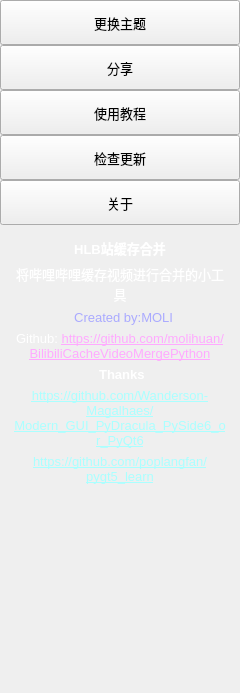
                 <widget class="QFrame" name="extraRightBox">
                  <property name="minimumSize">
                   <size>
                    <width>0</width>
                    <height>0</height>
                   </size>
                  </property>
                  <property name="maximumSize">
                   <size>
                    <width>0</width>
                    <height>16777215</height>
                   </size>
                  </property>
                  <property name="frameShape">
                   <enum>QFrame::NoFrame</enum>
                  </property>
                  <property name="frameShadow">
                   <enum>QFrame::Raised</enum>
                  </property>
                  <layout class="QVBoxLayout" name="verticalLayout_7">
                   <property name="spacing">
                    <number>0</number>
                   </property>
                   <property name="leftMargin">
                    <number>0</number>
                   </property>
                   <property name="topMargin">
                    <number>0</number>
                   </property>
                   <property name="rightMargin">
                    <number>0</number>
                   </property>
                   <property name="bottomMargin">
                    <number>0</number>
                   </property>
                   <item>
                    <widget class="QFrame" name="themeSettingsTopDetail">
                     <property name="maximumSize">
                      <size>
                       <width>16777215</width>
                       <height>3</height>
                      </size>
                     </property>
                     <property name="frameShape">
                      <enum>QFrame::NoFrame</enum>
                     </property>
                     <property name="frameShadow">
                      <enum>QFrame::Raised</enum>
                     </property>
                    </widget>
                   </item>
                   <item>
                    <widget class="QFrame" name="contentSettings">
                     <property name="frameShape">
                      <enum>QFrame::NoFrame</enum>
                     </property>
                     <property name="frameShadow">
                      <enum>QFrame::Raised</enum>
                     </property>
                     <layout class="QVBoxLayout" name="verticalLayout_13">
                      <property name="spacing">
                       <number>0</number>
                      </property>
                      <property name="leftMargin">
                       <number>0</number>
                      </property>
                      <property name="topMargin">
                       <number>0</number>
                      </property>
                      <property name="rightMargin">
                       <number>0</number>
                      </property>
                      <property name="bottomMargin">
                       <number>0</number>
                      </property>
                      <item alignment="Qt::AlignTop">
                       <widget class="QFrame" name="topMenus">
                        <property name="frameShape">
                         <enum>QFrame::NoFrame</enum>
                        </property>
                        <property name="frameShadow">
                         <enum>QFrame::Raised</enum>
                        </property>
                        <layout class="QVBoxLayout" name="verticalLayout_14">
                         <property name="spacing">
                          <number>0</number>
                         </property>
                         <property name="leftMargin">
                          <number>0</number>
                         </property>
                         <property name="topMargin">
                          <number>0</number>
                         </property>
                         <property name="rightMargin">
                          <number>0</number>
                         </property>
                         <property name="bottomMargin">
                          <number>0</number>
                         </property>
                         <item>
                          <widget class="QPushButton" name="btn_change_theme">
                           <property name="sizePolicy">
                            <sizepolicy hsizetype="Expanding" vsizetype="Fixed">
                             <horstretch>0</horstretch>
                             <verstretch>0</verstretch>
                            </sizepolicy>
                           </property>
                           <property name="minimumSize">
                            <size>
                             <width>0</width>
                             <height>45</height>
                            </size>
                           </property>
                           <property name="font">
                            <font>
                             <family>Segoe UI</family>
                             <pointsize>10</pointsize>
                             <italic>false</italic>
                             <bold>false</bold>
                            </font>
                           </property>
                           <property name="cursor">
                            <cursorShape>PointingHandCursor</cursorShape>
                           </property>
                           <property name="layoutDirection">
                            <enum>Qt::LeftToRight</enum>
                           </property>
                           <property name="styleSheet">
                            <string notr="true">background-image: url(:/res/images/icons/cil-loop.png);</string>
                           </property>
                           <property name="text">
                            <string>更换主题</string>
                           </property>
                          </widget>
                         </item>
                         <item>
                          <widget class="QPushButton" name="btn_share">
                           <property name="sizePolicy">
                            <sizepolicy hsizetype="Expanding" vsizetype="Fixed">
                             <horstretch>0</horstretch>
                             <verstretch>0</verstretch>
                            </sizepolicy>
                           </property>
                           <property name="minimumSize">
                            <size>
                             <width>0</width>
                             <height>45</height>
                            </size>
                           </property>
                           <property name="font">
                            <font>
                             <family>Segoe UI</family>
                             <pointsize>10</pointsize>
                             <italic>false</italic>
                             <bold>false</bold>
                            </font>
                           </property>
                           <property name="cursor">
                            <cursorShape>PointingHandCursor</cursorShape>
                           </property>
                           <property name="layoutDirection">
                            <enum>Qt::LeftToRight</enum>
                           </property>
                           <property name="styleSheet">
                            <string notr="true">background-image: url(:/res/images/icons/cil-share-boxed.png);</string>
                           </property>
                           <property name="text">
                            <string>分享</string>
                           </property>
                          </widget>
                         </item>
                         <item>
                          <widget class="QPushButton" name="btn_help">
                           <property name="sizePolicy">
                            <sizepolicy hsizetype="Expanding" vsizetype="Fixed">
                             <horstretch>0</horstretch>
                             <verstretch>0</verstretch>
                            </sizepolicy>
                           </property>
                           <property name="minimumSize">
                            <size>
                             <width>0</width>
                             <height>45</height>
                            </size>
                           </property>
                           <property name="font">
                            <font>
                             <family>Segoe UI</family>
                             <pointsize>10</pointsize>
                             <italic>false</italic>
                             <bold>false</bold>
                            </font>
                           </property>
                           <property name="cursor">
                            <cursorShape>PointingHandCursor</cursorShape>
                           </property>
                           <property name="layoutDirection">
                            <enum>Qt::LeftToRight</enum>
                           </property>
                           <property name="styleSheet">
                            <string notr="true">background-image: url(:/res/images/icons/cil-notes.png);</string>
                           </property>
                           <property name="text">
                            <string>使用教程</string>
                           </property>
                          </widget>
                         </item>
                         <item>
                          <widget class="QPushButton" name="btn_check_update">
                           <property name="sizePolicy">
                            <sizepolicy hsizetype="Expanding" vsizetype="Fixed">
                             <horstretch>0</horstretch>
                             <verstretch>0</verstretch>
                            </sizepolicy>
                           </property>
                           <property name="minimumSize">
                            <size>
                             <width>0</width>
                             <height>45</height>
                            </size>
                           </property>
                           <property name="font">
                            <font>
                             <family>Segoe UI</family>
                             <pointsize>10</pointsize>
                             <italic>false</italic>
                             <bold>false</bold>
                            </font>
                           </property>
                           <property name="cursor">
                            <cursorShape>PointingHandCursor</cursorShape>
                           </property>
                           <property name="layoutDirection">
                            <enum>Qt::LeftToRight</enum>
                           </property>
                           <property name="styleSheet">
                            <string notr="true">background-image: url(:/res/images/icons/cil-transfer.png);</string>
                           </property>
                           <property name="text">
                            <string>检查更新</string>
                           </property>
                          </widget>
                         </item>
                         <item>
                          <widget class="QPushButton" name="btn_about_me">
                           <property name="sizePolicy">
                            <sizepolicy hsizetype="Expanding" vsizetype="Fixed">
                             <horstretch>0</horstretch>
                             <verstretch>0</verstretch>
                            </sizepolicy>
                           </property>
                           <property name="minimumSize">
                            <size>
                             <width>0</width>
                             <height>45</height>
                            </size>
                           </property>
                           <property name="font">
                            <font>
                             <family>Segoe UI</family>
                             <pointsize>10</pointsize>
                             <italic>false</italic>
                             <bold>false</bold>
                            </font>
                           </property>
                           <property name="cursor">
                            <cursorShape>PointingHandCursor</cursorShape>
                           </property>
                           <property name="layoutDirection">
                            <enum>Qt::LeftToRight</enum>
                           </property>
                           <property name="styleSheet">
                            <string notr="true">background-image: url(:/res/images/icons/cil-mood-very-good.png);</string>
                           </property>
                           <property name="text">
                            <string>关于</string>
                           </property>
                          </widget>
                         </item>
                         <item>
                          <widget class="QFrame" name="extraCenter">
                           <property name="frameShape">
                            <enum>QFrame::NoFrame</enum>
                           </property>
                           <property name="frameShadow">
                            <enum>QFrame::Raised</enum>
                           </property>
                           <layout class="QVBoxLayout" name="verticalLayout_10">
                            <item>
                             <widget class="QTextEdit" name="text_about">
                              <property name="minimumSize">
                               <size>
                                <width>222</width>
                                <height>450</height>
                               </size>
                              </property>
                              <property name="styleSheet">
                               <string notr="true">background: transparent;</string>
                              </property>
                              <property name="frameShape">
                               <enum>QFrame::NoFrame</enum>
                              </property>
                              <property name="readOnly">
                               <bool>true</bool>
                              </property>
                              <property name="markdown">
                               <string>**HLB站缓存合并**

将哔哩哔哩缓存视频进行合并的小工具

  Created by:MOLI

Github: 
[https://github.com/molihuan/BilibiliCacheVideoMergePython](https://github.com/molihuan/BilibiliCacheVideoMergePython)

 **Thanks**


[https://github.com/Wanderson-Magalhaes/Modern_GUI_PyDracula_PySide6_or_PyQt6](https://github.com/Wanderson-Magalhaes/Modern_GUI_PyDracula_PySide6_or_PyQt6)


[https://github.com/poplangfan/pygt5_learn](https://github.com/poplangfan/pygt5_learn)

</string>
                              </property>
                              <property name="html">
                               <string>&lt;!DOCTYPE HTML PUBLIC &quot;-//W3C//DTD HTML 4.0//EN&quot; &quot;http://www.w3.org/TR/REC-html40/strict.dtd&quot;&gt;
&lt;html&gt;&lt;head&gt;&lt;meta name=&quot;qrichtext&quot; content=&quot;1&quot; /&gt;&lt;meta charset=&quot;utf-8&quot; /&gt;&lt;style type=&quot;text/css&quot;&gt;
p, li { white-space: pre-wrap; }
hr { height: 1px; border-width: 0; }
&lt;/style&gt;&lt;/head&gt;&lt;body style=&quot; font-family:'Segoe UI'; font-size:10pt; font-weight:400; font-style:normal;&quot;&gt;
&lt;p align=&quot;center&quot; style=&quot; margin-top:6px; margin-bottom:6px; margin-left:0px; margin-right:0px; -qt-block-indent:0; text-indent:0px;&quot;&gt;&lt;span style=&quot; font-weight:700; color:#ffffff;&quot;&gt;HLB站缓存合并&lt;/span&gt;&lt;/p&gt;
&lt;p align=&quot;center&quot; style=&quot; margin-top:6px; margin-bottom:6px; margin-left:0px; margin-right:0px; -qt-block-indent:0; text-indent:0px;&quot;&gt;&lt;span style=&quot; color:#ffffff;&quot;&gt;将哔哩哔哩缓存视频进行合并的小工具&lt;/span&gt;&lt;/p&gt;
&lt;p align=&quot;center&quot; style=&quot; margin-top:6px; margin-bottom:6px; margin-left:0px; margin-right:0px; -qt-block-indent:0; text-indent:0px;&quot;&gt;  &lt;span style=&quot; color:#aaaaff;&quot;&gt;Created by:MOLI&lt;/span&gt;&lt;/p&gt;
&lt;p align=&quot;center&quot; style=&quot; margin-top:6px; margin-bottom:6px; margin-left:0px; margin-right:0px; -qt-block-indent:0; text-indent:0px;&quot;&gt;&lt;span style=&quot; color:#ffffff;&quot;&gt;Github:&lt;/span&gt; &lt;a href=&quot;https://github.com/molihuan/BilibiliCacheVideoMergePython&quot;&gt;&lt;span style=&quot; text-decoration: underline; color:#ffaaff;&quot;&gt;https://github.com/molihuan/BilibiliCacheVideoMergePython&lt;/span&gt;&lt;/a&gt;&lt;/p&gt;
&lt;p align=&quot;center&quot; style=&quot; margin-top:6px; margin-bottom:6px; margin-left:0px; margin-right:0px; -qt-block-indent:0; text-indent:0px;&quot;&gt; &lt;span style=&quot; font-weight:700; color:#ffffff;&quot;&gt;Thanks&lt;/span&gt;&lt;/p&gt;
&lt;p align=&quot;center&quot; style=&quot; margin-top:6px; margin-bottom:6px; margin-left:0px; margin-right:0px; -qt-block-indent:0; text-indent:0px;&quot;&gt;&lt;a href=&quot;https://github.com/Wanderson-Magalhaes/Modern_GUI_PyDracula_PySide6_or_PyQt6&quot;&gt;&lt;span style=&quot; text-decoration: underline; color:#aaffff;&quot;&gt;https://github.com/Wanderson-Magalhaes/Modern_GUI_PyDracula_PySide6_or_PyQt6&lt;/span&gt;&lt;/a&gt;&lt;/p&gt;
&lt;p align=&quot;center&quot; style=&quot; margin-top:6px; margin-bottom:6px; margin-left:0px; margin-right:0px; -qt-block-indent:0; text-indent:0px;&quot;&gt;&lt;a href=&quot;https://github.com/poplangfan/pygt5_learn&quot;&gt;&lt;span style=&quot; text-decoration: underline; color:#aaffff;&quot;&gt;https://github.com/poplangfan/pygt5_learn&lt;/span&gt;&lt;/a&gt;&lt;/p&gt;&lt;/body&gt;&lt;/html&gt;</string>
                              </property>
                             </widget>
                            </item>
                           </layout>
                          </widget>
                         </item>
                        </layout>
                       </widget>
                      </item>
                     </layout>
                    </widget>
                   </item>
                  </layout>
                 </widget>
